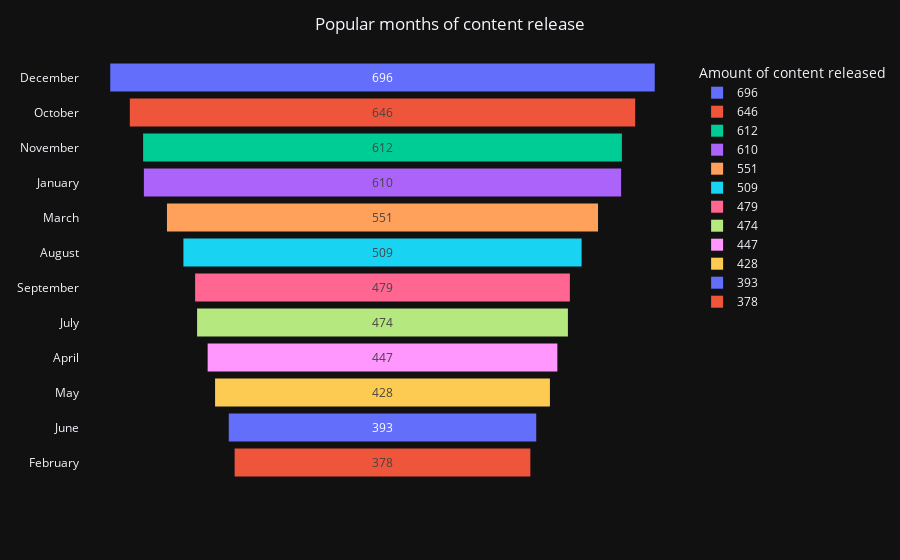

The notebook cell saved with this chart:
### Code cell
fig4=px.funnel(months_grouped,x='Count',y='Month released',color='Count',labels={'Count':'Amount of content released'})
fig4.update_layout(title='Popular months of content release',title_x=0.5,template='plotly_dark')
fig4.show()

### Figure 1 — Plotly figure (JSON) as saved in the notebook; plotly's stock layout.template omitted (floating-point values rounded to 4 significant figures)
{"data": [{"hovertemplate": "Amount of content released=%{x}<br>Month released=%{y}<extra></extra>", "legendgroup": "696", "marker": {"color": "#636efa"}, "name": "696", "orientation": "h", "showlegend": true, "type": "funnel", "x": [696], "xaxis": "x", "y": ["December"], "yaxis": "y"}, {"hovertemplate": "Amount of content released=%{x}<br>Month released=%{y}<extra></extra>", "legendgroup": "646", "marker": {"color": "#EF553B"}, "name": "646", "orientation": "h", "showlegend": true, "type": "funnel", "x": [646], "xaxis": "x", "y": ["October"], "yaxis": "y"}, {"hovertemplate": "Amount of content released=%{x}<br>Month released=%{y}<extra></extra>", "legendgroup": "612", "marker": {"color": "#00cc96"}, "name": "612", "orientation": "h", "showlegend": true, "type": "funnel", "x": [612], "xaxis": "x", "y": ["November"], "yaxis": "y"}, {"hovertemplate": "Amount of content released=%{x}<br>Month released=%{y}<extra></extra>", "legendgroup": "610", "marker": {"color": "#ab63fa"}, "name": "610", "orientation": "h", "showlegend": true, "type": "funnel", "x": [610], "xaxis": "x", "y": ["January"], "yaxis": "y"}, {"hovertemplate": "Amount of content released=%{x}<br>Month released=%{y}<extra></extra>", "legendgroup": "551", "marker": {"color": "#FFA15A"}, "name": "551", "orientation": "h", "showlegend": true, "type": "funnel", "x": [551], "xaxis": "x", "y": ["March"], "yaxis": "y"}, {"hovertemplate": "Amount of content released=%{x}<br>Month released=%{y}<extra></extra>", "legendgroup": "509", "marker": {"color": "#19d3f3"}, "name": "509", "orientation": "h", "showlegend": true, "type": "funnel", "x": [509], "xaxis": "x", "y": ["August"], "yaxis": "y"}, {"hovertemplate": "Amount of content released=%{x}<br>Month released=%{y}<extra></extra>", "legendgroup": "479", "marker": {"color": "#FF6692"}, "name": "479", "orientation": "h", "showlegend": true, "type": "funnel", "x": [479], "xaxis": "x", "y": ["September"], "yaxis": "y"}, {"hovertemplate": "Amount of content released=%{x}<br>Month released=%{y}<extra></extra>", "legendgroup": "474", "marker": {"color": "#B6E880"}, "name": "474", "orientation": "h", "showlegend": true, "type": "funnel", "x": [474], "xaxis": "x", "y": ["July"], "yaxis": "y"}, {"hovertemplate": "Amount of content released=%{x}<br>Month released=%{y}<extra></extra>", "legendgroup": "447", "marker": {"color": "#FF97FF"}, "name": "447", "orientation": "h", "showlegend": true, "type": "funnel", "x": [447], "xaxis": "x", "y": ["April"], "yaxis": "y"}, {"hovertemplate": "Amount of content released=%{x}<br>Month released=%{y}<extra></extra>", "legendgroup": "428", "marker": {"color": "#FECB52"}, "name": "428", "orientation": "h", "showlegend": true, "type": "funnel", "x": [428], "xaxis": "x", "y": ["May"], "yaxis": "y"}, {"hovertemplate": "Amount of content released=%{x}<br>Month released=%{y}<extra></extra>", "legendgroup": "393", "marker": {"color": "#636efa"}, "name": "393", "orientation": "h", "showlegend": true, "type": "funnel", "x": [393], "xaxis": "x", "y": ["June"], "yaxis": "y"}, {"hovertemplate": "Amount of content released=%{x}<br>Month released=%{y}<extra></extra>", "legendgroup": "378", "marker": {"color": "#EF553B"}, "name": "378", "orientation": "h", "showlegend": true, "type": "funnel", "x": [378], "xaxis": "x", "y": ["February"], "yaxis": "y"}], "layout": {"legend": {"title": {"text": "Amount of content released"}, "tracegroupgap": 0}, "margin": {"t": 60}, "title": {"text": "Popular months of content release", "x": 0.5}, "xaxis": {"anchor": "y", "domain": [0, 1]}, "yaxis": {"anchor": "x", "domain": [0, 1]}}}
